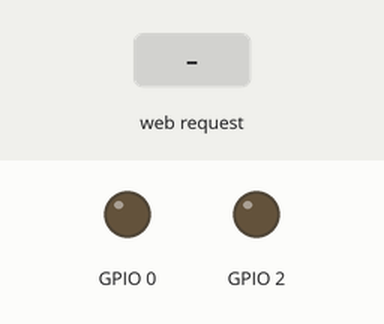
Recording of a sketch running on a simulated ESP8266 (NodeMCU). Shown: output pins drawn as LEDs (lit = HIGH). The test bench sets the inputs (shaded band). WiFi joins after 1.5 s; servers stay silent unless stated; what the sketch prints to the serial monitor is not drawn.

Above: at 2.7 s.
2.8 s: HTTP request GET /?acao=gpio0On received
At 3.8 s:
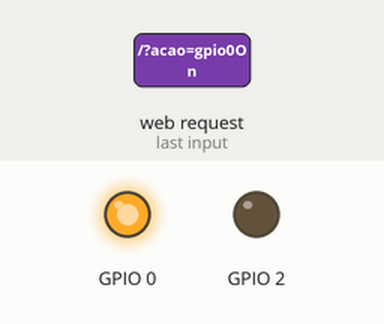
4.3 s: HTTP request GET /?acao=gpio2On received
At 4.9 s:
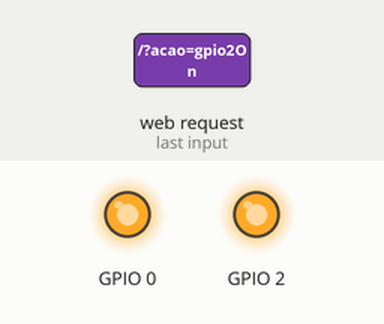
5.8 s: HTTP request GET /?acao=gpio0Off received
At 6.1 s:
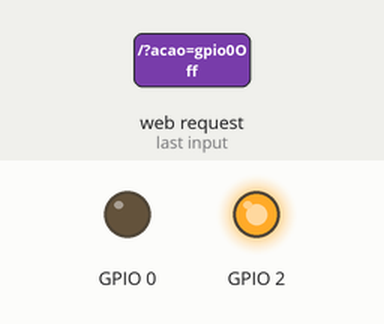
7.3 s: HTTP request GET /?acao=gpio2Off received
At 8.4 s:
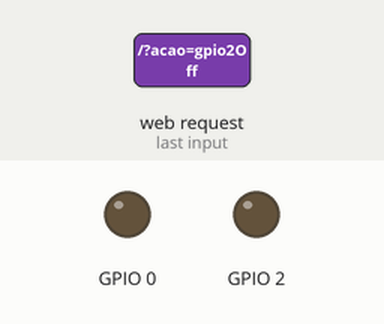
Timing chart, 0 to 9.8 s (numbered marks = the images above; inputs shaded):
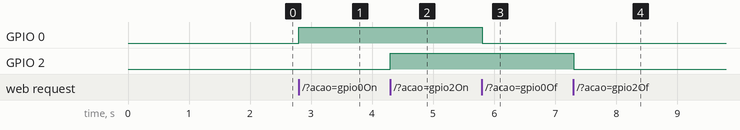

Measured:
- after the input at 2.8 s, GPIO 0: LOW → HIGH at once
- after the input at 4.3 s, GPIO 2: LOW → HIGH at once
- after the input at 5.8 s, GPIO 0: HIGH → LOW at once
- after the input at 7.3 s, GPIO 2: HIGH → LOW at once

The sketch:

04_Controlando_led_pelo_wifi.ino
```cpp
/*

*/

#include <ESP8266WiFi.h>

#define NOME "Valdirene" //colocar o ssid da rede utilizada
#define SENHA "wifi@@@@"


//Definição da porta que vamos utilizar
WiFiServer server(80);


void setup() {
  // put your setup code here, to run once:
  Serial.begin(115200);

  //setando os pinos GPIO para output
  pinMode(0, OUTPUT);
  pinMode(2, OUTPUT);

  //Vamos deixar as GPIO em nível baixo
  digitalWrite(0, LOW);
  digitalWrite(2, LOW);

  //Definindo o nome (SSID) e a senha da rede que vamos utilizar
  WiFi.begin(NOME, SENHA);

  //Apenas feedback
  Serial.println("");
  Serial.print("Conectado");

  //apenas exibe "." enquanto o ESP tenta conectar ao roteador,
  //o processo pode DEMORAR um pouco
  while (WiFi.status() != WL_CONNECTED){
    delay(500);
    Serial.print(".");
  }

  //Configuração do IP fixo, deve ser congigurado com base na rede utilizada
  IPAddress ip(10, 0, 0, 125);
  IPAddress gateway(10, 0, 0, 1);
  IPAddress subnet(255, 255, 255, 0);
  Serial.print("Configurando IP fixo para: ");
  Serial.println(ip);

  //enviamos todas as informações que configuramos
  WiFi.config(ip, gateway, subnet);

  //Feedback
  Serial.println("");
  Serial.println("Connectado");
  Serial.print ("IP: ");
  Serial.println(WiFi.localIP());


  //iniciamos o server na porta 80
  server.begin();
  Serial.println("Servidor HTTP iniciado");


}

void loop() {
  // put your main code here, to run repeatedly:

  //Verifica se existe algum cliente tentando se conectar ao ESP
 //E aí, caso nenhum cliente seja encontrando ele retorna ao inicio

  WiFiClient client = server.available();

  if(!client){
    return;   //Apenas reforçando, caso não tenha cliente retorna ao topo do código
  }
  //Apenas feedback
  Serial.println("Novo cliente conectou");

  //client.available representa uma requisição, então o while
  //a baixo "busca" uma nova requisição a cada 0.100s
  while(!client.available()){
    delay(100);
  }


  //A variável req vai armazenar a requisição,
  //que nada mais é do que uma string
  String req = client.readStringUntil('\r');
  Serial.print("Requisição");
  Serial.println(req);

  /*
   * Aqui é um ponto muito importante, é onde está presente o nosso código HTML
   * É aqui que vamos "criar" os botões
   * A parte mais importante é o "link" que a tag <a href> vai nos redirecionar
   * Pois na verdade não é um link, e sim a String que vai para req, que definimos no código a cima.
   */
   client.print(F("HTTP/1.1 200 OK\r\nContent-Type: text/html\r\n\r\n<!DOCTYPE HTML>\r\n<html>\r\n "));

   String html =
   "<html>"
    "<head>"
      "<meta name='viewport' content='width=device-width, initial-scale=1, user-scalable=no'/>"
      "<title>LED via Wifi com ESP</title>"
     "</head>"
     "<body>"
      "<p>GPIO0</p>"
      "<p><a href='?acao=gpio0On'><button>ON</button></a></p>"
      "<p><a href='?acao=gpio0Off'><button>OFF</button></a></p>"
      "<p>GPIO2</p>"
      "<p><a href='?acao=gpio2On'><button>ON</button></a></p>"
      "<p><a href='?acao=gpio2Off'><button>OFF</button></a></p>"
     "</body>"
    "</html>";

    //Escreve o html no buffer que será enviado para o cliente
    client.print(html);

    //Envia os dados do buffer para o cliente
    client.flush();

    //O que vamos fazer agora é verificar se alguma das 4 requisições que definimos estão sendo "chamadas"
    if(req.indexOf("acao=gpio0On") != -1){
      digitalWrite(0, HIGH);
    }else if(req.indexOf("acao=gpio0Off") != -1){
      digitalWrite(0, LOW);
    }else if(req.indexOf("acao=gpio2On") != -1){
      digitalWrite(2, HIGH);
    }else if(req.indexOf("acao=gpio2Off") != -1){
      digitalWrite(2, LOW);
    }

    //Resumindo, a conexão com o cliente é encerrada a cada requisição
    client.stop();
    Serial.println("Cliente desconectado");

}
```
